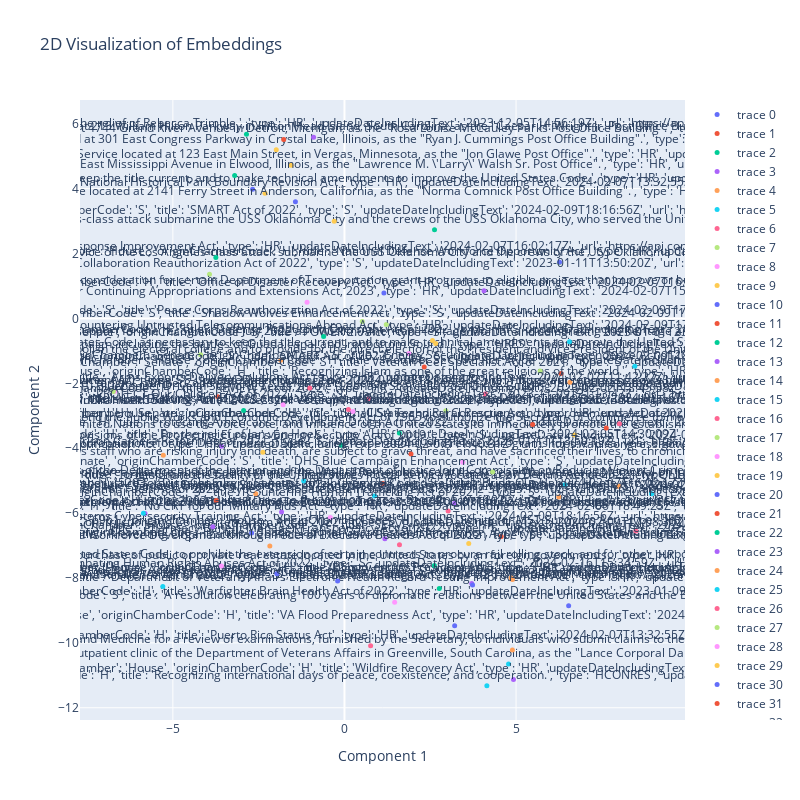

The notebook cell this image was saved under:
### Code cell
import plotly.graph_objects as go

fig = go.Figure()

for i, title in enumerate(titles):
    if i >= len(embeddings_reduced):  # Prevent out of bounds error
        break
    fig.add_trace(go.Scatter(x=[embeddings_reduced[i, 0]], y=[embeddings_reduced[i, 1]],
                             mode='markers', text=[title],
                             textposition="top center", marker=dict(size=5)))

fig.update_layout(title='2D Visualization of Embeddings', xaxis_title='Component 1', yaxis_title='Component 2',
                  height=800, width=800)
fig.show()
